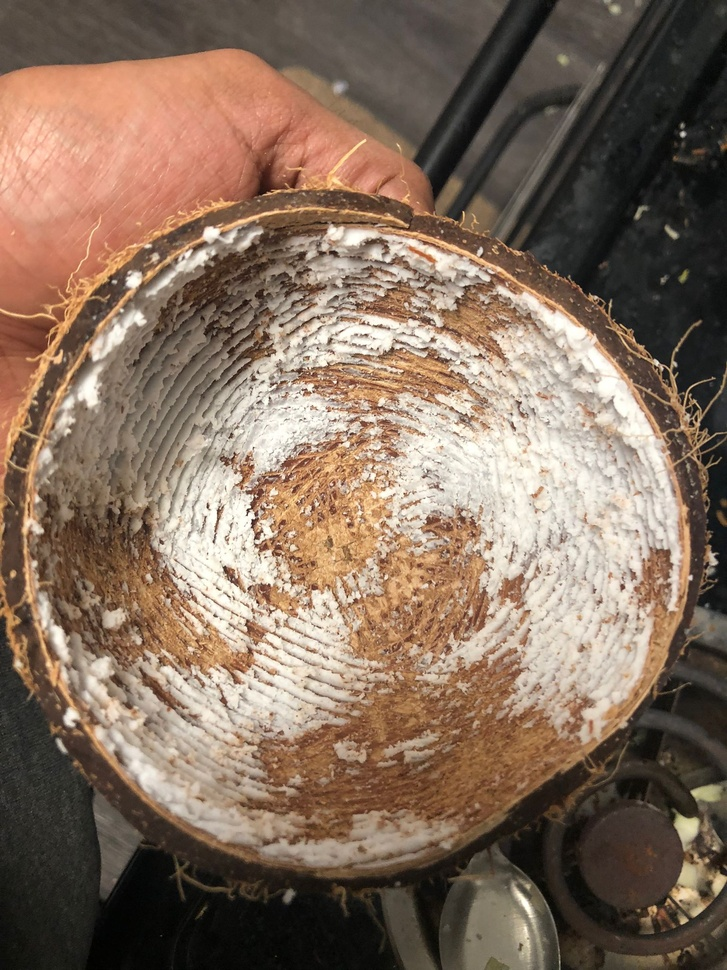
#> input picture coconuts/23.jpeg, 727 x 970 px, shrunk from 1536 x 2048 before the run
$ python color.py
#> lines starting #> are read from the running program, lines starting #| are printed output that depends on the picture; after the words box and inside, x2 and y2 are one past the last pixel; in counts of white or black regions, pixels touching at a corner belong together
import cv2
import numpy as np

# Read the image
image = cv2.imread("./coconuts/23.jpeg")
#> image is the input picture: shape (970, 727, 3); mean B, G, R 94.3, 111.1, 132.7

# Convert BGR to HSV
hsv_image = cv2.cvtColor(image, cv2.COLOR_BGR2HSV)
#> hsv_image: shape (970, 727, 3); mean H, S, V 19.1, 72.7, 132.9

# Define range for white color in HSV
lower_white = np.array([0, 0, 200])
upper_white = np.array([180, 30, 255])

# Create a mask for white color
mask = cv2.inRange(hsv_image, lower_white, upper_white)
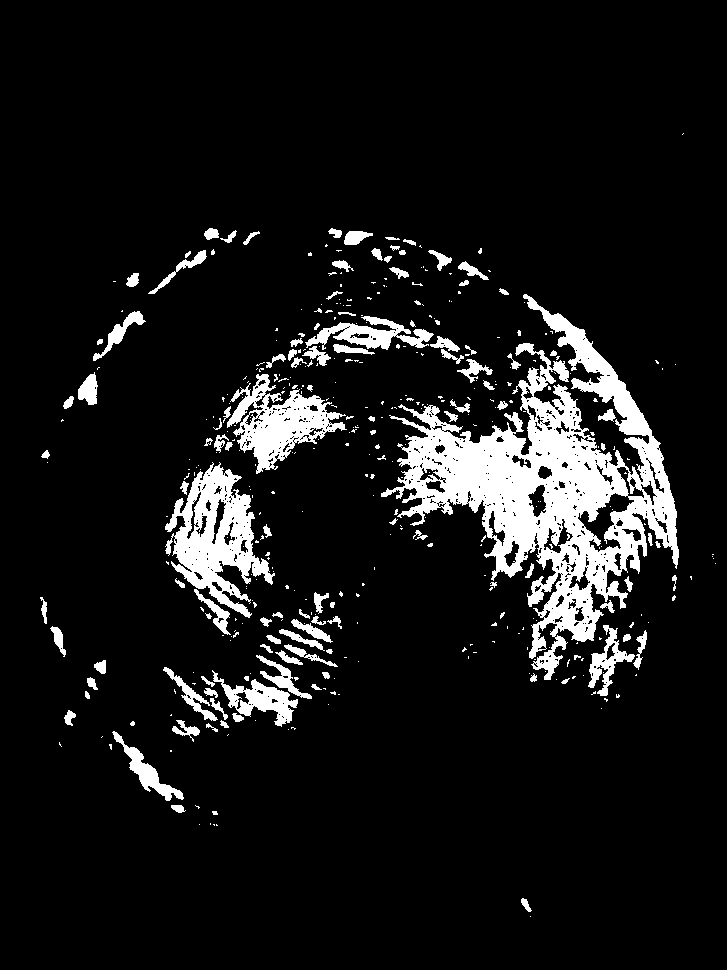
#> mask: shape (970, 727); 9.4% white; 422 white regions (304 under 20 px), largest, box (x1, y1, x2, y2) and area: (381, 294, 679, 680) 35436, (165, 462, 275, 618) 7450, (227, 374, 347, 474) 4939

# Apply the mask to the original image
white_regions = cv2.bitwise_and(image, image, mask=mask)
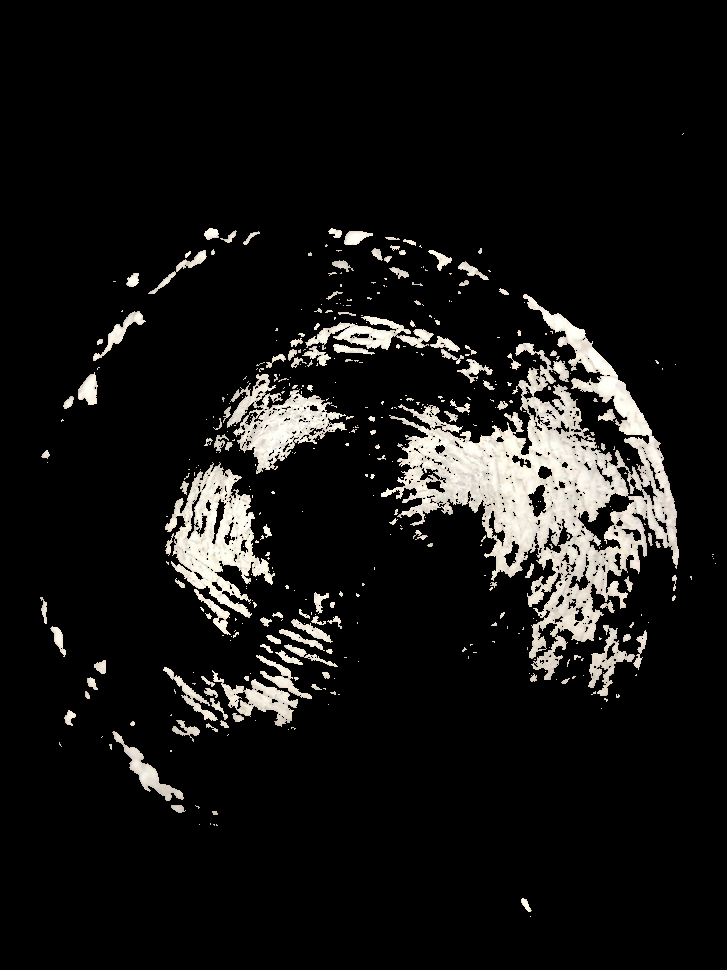
#> white_regions: shape (970, 727, 3); mean B, G, R 20.2, 21.4, 22.1

# Display the original image and the white regions
cv2.imshow('Original Image', image)
cv2.imshow('White Regions', white_regions)
cv2.waitKey(0)
cv2.destroyAllWindows()

# [29 lines of commented-out code are left out]

$ run again, with coconuts/1.jpeg copied over coconuts/23.jpeg
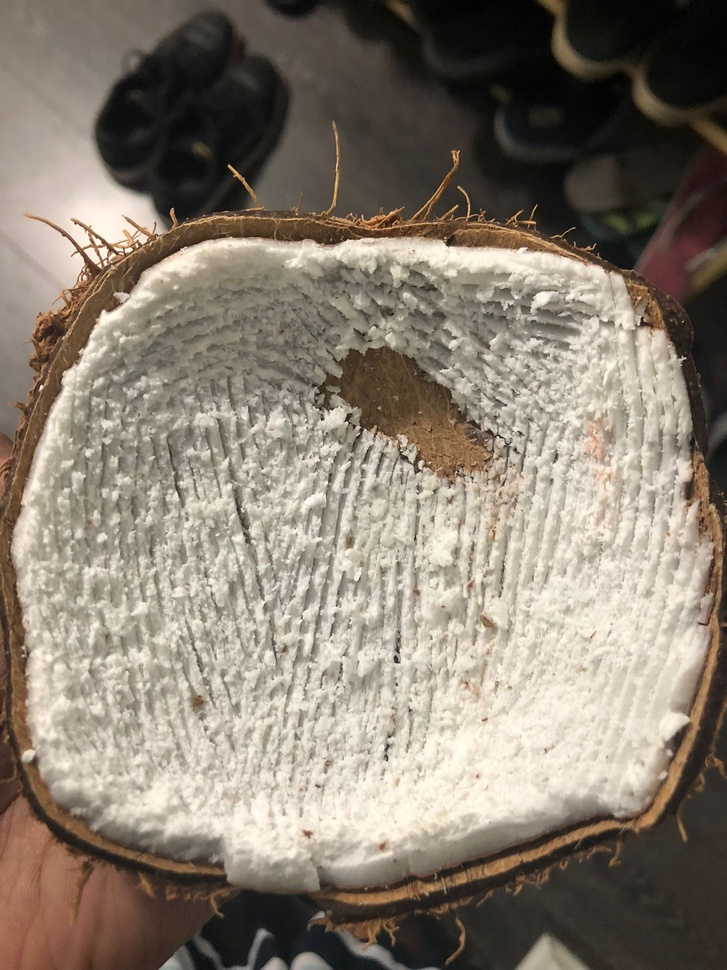
#> input picture coconuts/1.jpeg, 727 x 970 px, shrunk from 1536 x 2048 before the run
#> image is the input picture: shape (970, 727, 3); mean B, G, R 113, 126.3, 136.8
#> hsv_image: shape (970, 727, 3); mean H, S, V 20.6, 52, 136.9
#> `mask = cv2.inRange(hsv_image, lower_white, upper_white)`:
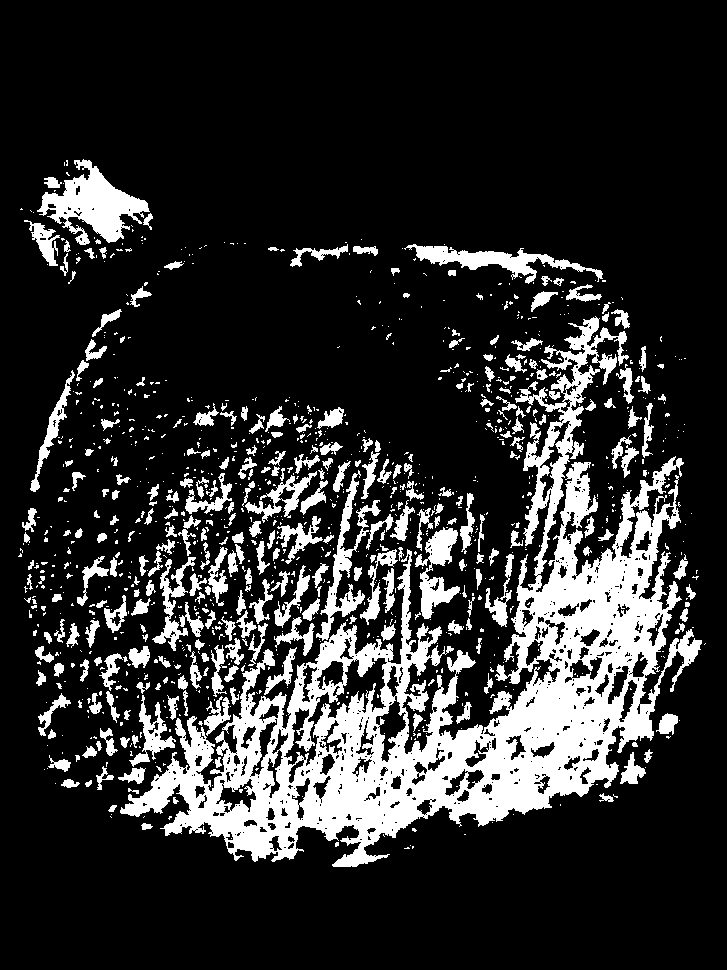
#> mask: shape (970, 727); 18.2% white; 1134 white regions (830 under 20 px), largest, box (x1, y1, x2, y2) and area: (120, 316, 702, 867) 77302, (37, 159, 150, 245) 4178, (404, 244, 603, 284) 2351
#> `white_regions = cv2.bitwise_and(image, image, mask=mask)`:
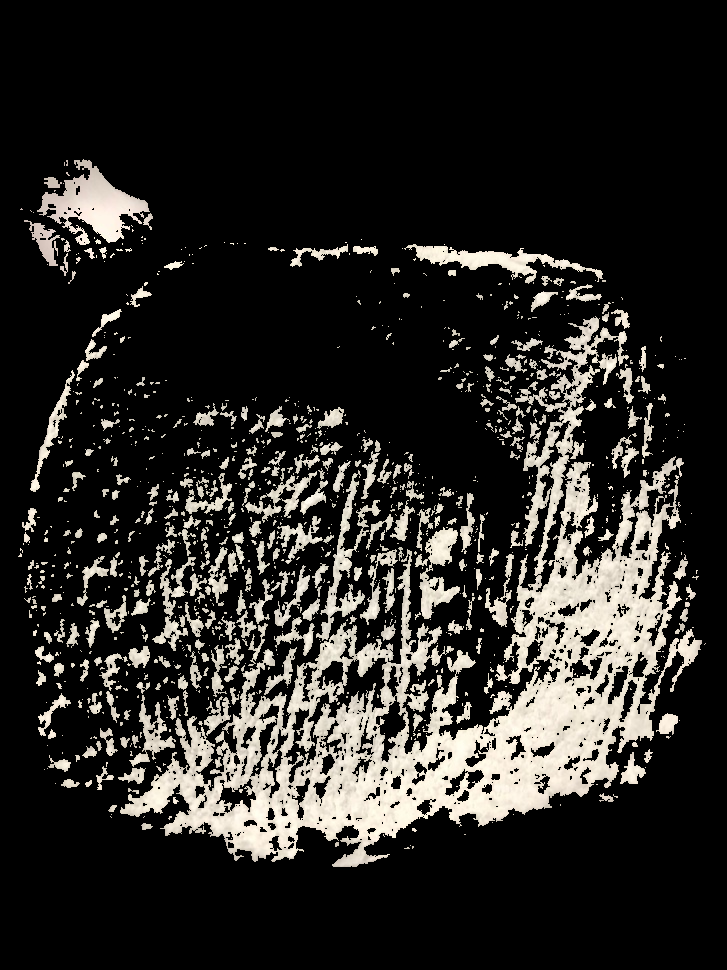
#> white_regions: shape (970, 727, 3); mean B, G, R 37.5, 40.4, 41.9

$ run again, with coconuts/10.jpeg copied over coconuts/23.jpeg
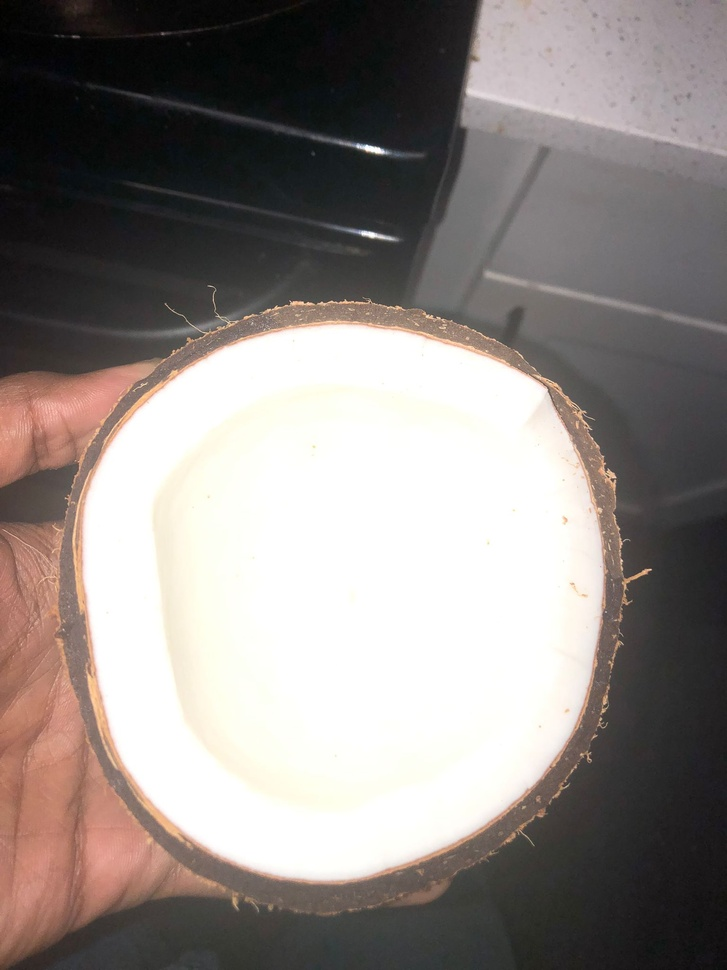
#> input picture coconuts/10.jpeg, 727 x 970 px, shrunk from 1536 x 2048 before the run
#> image is the input picture: shape (970, 727, 3); mean B, G, R 131.7, 135, 142.2
#> hsv_image: shape (970, 727, 3); mean H, S, V 53.1, 26.5, 142.8
#> `mask = cv2.inRange(hsv_image, lower_white, upper_white)`:
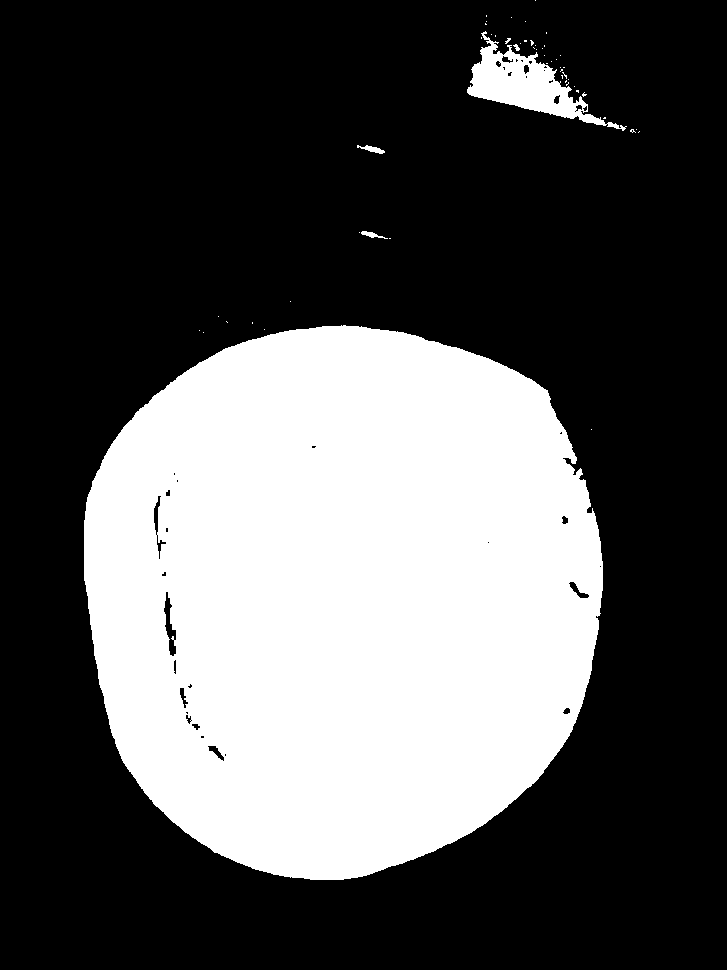
#> mask: shape (970, 727); 33.4% white; 54 white regions (49 under 20 px), largest, box (x1, y1, x2, y2) and area: (84, 325, 603, 880) 229954, (467, 31, 627, 131) 4999, (357, 145, 385, 154) 114, (361, 231, 388, 239) 86, (513, 44, 520, 51) 26
#> `white_regions = cv2.bitwise_and(image, image, mask=mask)`:
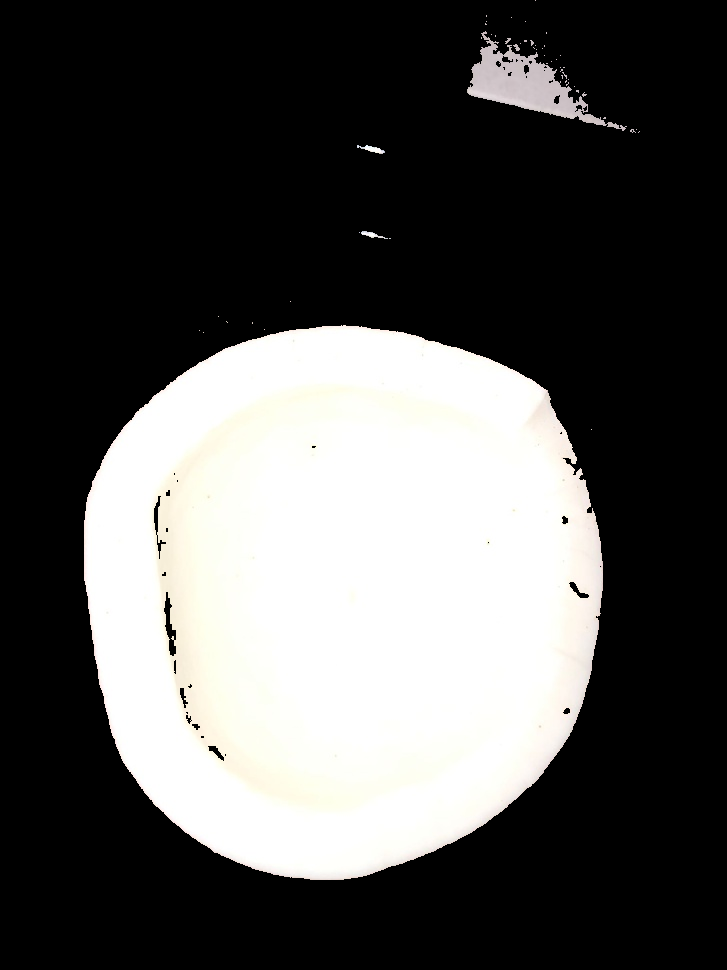
#> white_regions: shape (970, 727, 3); mean B, G, R 82.9, 84.1, 84.4

$ run again, with coconuts/11.jpeg copied over coconuts/23.jpeg
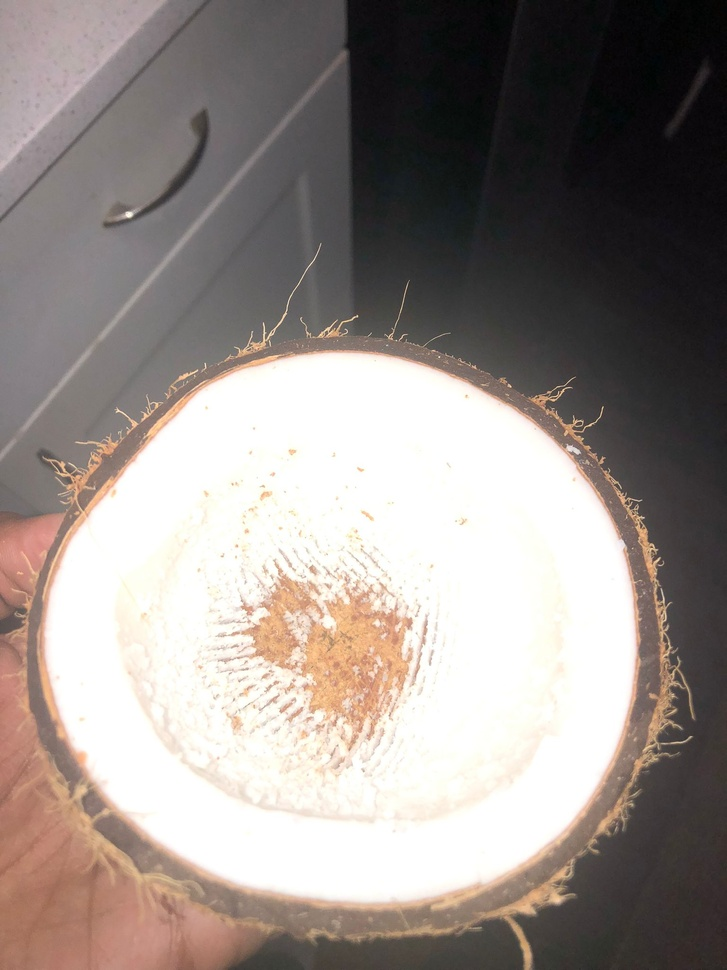
#> input picture coconuts/11.jpeg, 727 x 970 px, shrunk from 1536 x 2048 before the run
#> image is the input picture: shape (970, 727, 3); mean B, G, R 137.4, 141.9, 150.4
#> hsv_image: shape (970, 727, 3); mean H, S, V 53.2, 28.7, 150.8
#> `mask = cv2.inRange(hsv_image, lower_white, upper_white)`:
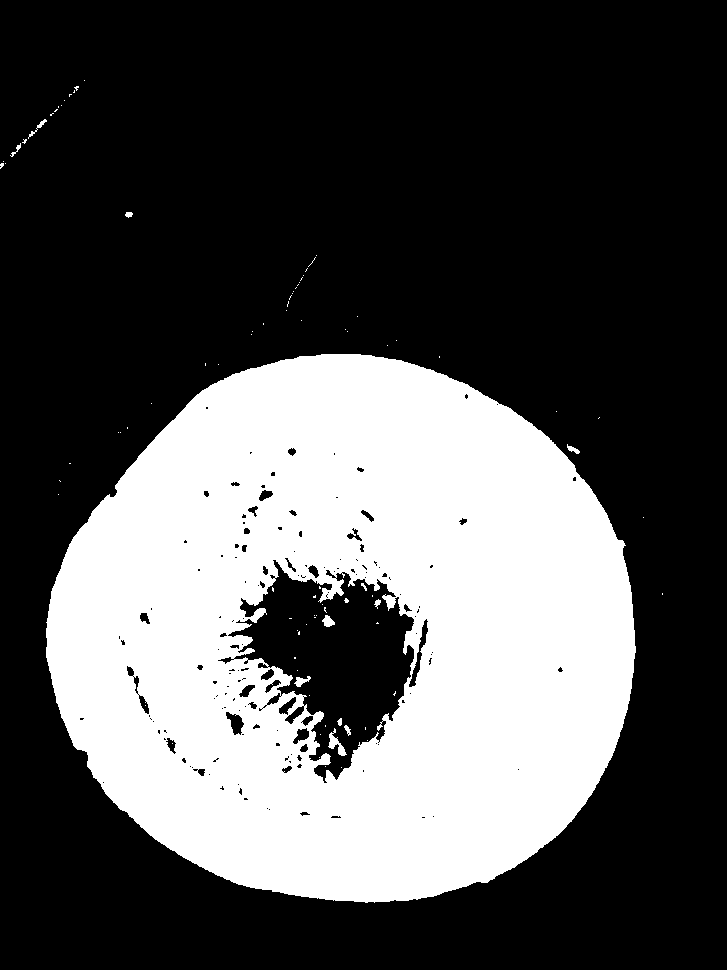
#> mask: shape (970, 727); 32.4% white; 89 white regions (77 under 20 px), largest, box (x1, y1, x2, y2) and area: (46, 354, 636, 903) 227854, (328, 728, 347, 756) 188, (322, 615, 335, 627) 97
#> `white_regions = cv2.bitwise_and(image, image, mask=mask)`:
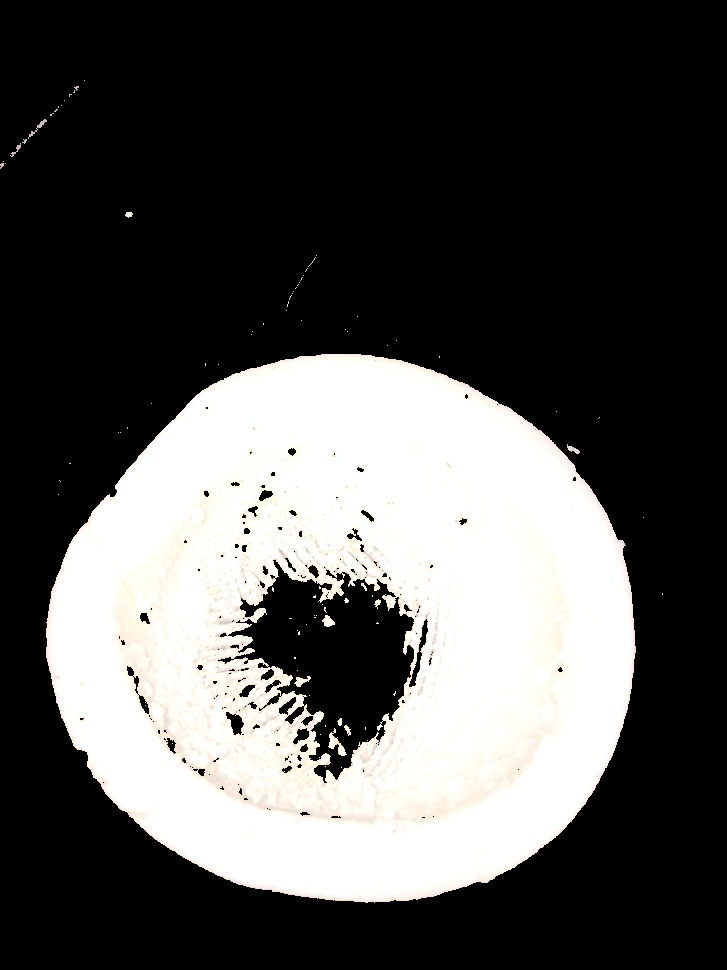
#> white_regions: shape (970, 727, 3); mean B, G, R 80.8, 81.9, 82.4
